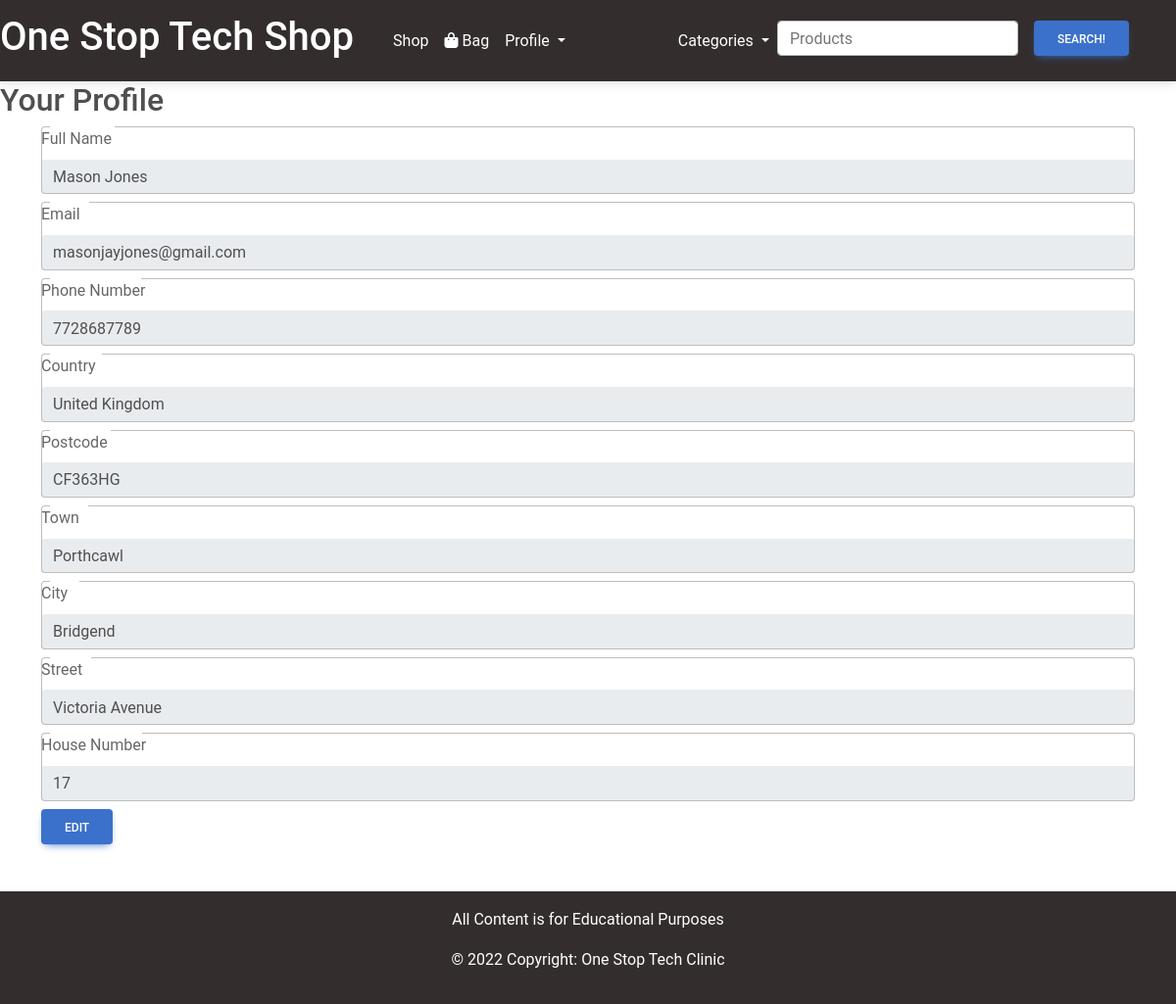
Screenshot of /userprofile/ (signed in) with the database file from the repository.
### userprofile/models.py (models this page shows)
class userDetails(models.Model):
    user_id = models.ForeignKey(User,null=False,  on_delete=models.CASCADE)
    full_name = models.CharField(max_length=256, default="", blank=True)
    email = models.CharField(max_length=256, blank=True)
    postcode = models.CharField(max_length=7, default="", blank=True)
    house_number=models.IntegerField()
    phone_number=models.IntegerField()
    street_name=models.CharField(max_length=256,default="", blank=True)
    city=models.CharField(max_length=256, default="", blank=True)
    country=models.CharField(max_length=256,default="",blank=True)
    town=models.CharField(max_length=256, default="",blank=True)

### userprofile/views.py (the view, shortened to what this page needs)
# urls.py: path('', views.profile, name='profile'),
@login_required
def profile(request):
    logged_in_user = request.user.id
    userObj = get_object_or_404(User, pk=logged_in_user)
    userdetails = get_object_or_404(userDetails, user_id=userObj.id)
    if userdetails.email == "":
        email = userObj.email
    else:
        email = userdetails.email
    context={
        'userdetails':userdetails,
        'email':email
    }
    print(userdetails.postcode)
    return render(request, 'profile.html',context)

### bag/contexts.py (called while the page is built, shortened)
def bag_contents(request):
    bag_items =[]
    total=0
    product_count=0
    bag=request.session.get('bag',{})
    delivery = 0
    context = {
        'bag_items': bag_items,
        'total': total,
        'product_count': product_count,
        'delivery': delivery,
    }
    return context

### userprofile/templates/profile.html (shortened to what this page needs)
{%extends 'base.html'%}
{% load static %}
{% block content%}
<h2>Your Profile</h2>
<div class="container mb-5">
    <form action="{% url 'profile' %}" method="POST">
        <div class="form-outline mt-2">
            <label for="full_name" class="form-label">Full Name</label>
            <input id="full_name" name="full_name" type="text" class="form-control profile-edit" value="{{userdetails.full_name}}" readonly>
        </div>
        <div class="form-outline mt-2">
            <label for="" class="form-label">Email</label>
            <input type="text" id="email" name="email" class="form-control profile-edit" value="{{email}}"  readonly>
        </div>
        <div class="form-outline mt-2">
            <label for="" class="form-label">Phone Number</label>
            <input type="number" id="phone_no" name="phone_no" class="form-control profile-edit" value="{{userdetails.phone_number}}" readonly>
        </div>
        <div class="form-outline mt-2">
            <label for="" class="form-label">Country</label>
            <input type="text" name="country" id="country" class="form-control profile-edit" value="{{userdetails.country}}" readonly>
        </div>
        <div class="form-outline mt-2">
            <label for="" class="form-label">Postcode</label>
            <input type="text" id="postcode" name="postcode" class="form-control profile-edit" value="{{userdetails.postcode}}" readonly>
        </div>
        <div class="form-outline mt-2">
            <label for="" class="form-label">Town</label>
            <input type="text" id="town" name="town" class="form-control profile-edit" value="{{userdetails.town}}" readonly>
        </div>
        <div class="form-outline mt-2">
            <label for="" class="form-label">City</label>
            <input type="text" id="city" name="city" class="form-control profile-edit" value="{{userdetails.city}}" readonly>
        </div>
        <div class="form-outline mt-2">
            <label for="" class="form-label">Street</label>
            <input type="text" id="street_name" name="street_name" class="form-control profile-edit" value="{{userdetails.street_name}}" readonly>
        </div>
        <div class="form-outline mt-2">
            <label for="" class="form-label">House Number</label>
            <input type="number" id="House_Number" name="house_number" class="form-control profile-edit" value="{{userdetails.house_number}}" readonly>
        </div>
        <button class="btn btn-primary mt-2" id="readonly_edit" name="edit">Edit</button>
    </form>
</div>
{% endblock %}

### templates/base.html (shortened to what this page needs)
{% load static %}
<!DOCTYPE html>
<html lang="en">
<head>
    <link rel="stylesheet" href="{% static 'css\style.css' %}">
    <link rel="stylesheet" href="{% static  'css\mdb.min.css' %}" />
</head>
<body>
    <header>
        <nav class="navbar navbar-expand-lg navbar-dark bg-dark sticky-top">
            <a class="navbar-brand text-white" href="{% url 'index' %}">
                <h1>One Stop Tech Shop</h1>
            </a>
            <div class="collapse navbar-collapse" id="navbarNavAltMarkup">
                <ul class="navbar-nav">
                    {% if request.user.is_staff %}
                        <li class="nav-item"><a href="{% url 'admin' %}" class="nav-link active text-white"></a></li>
                    {% endif %}
                    <li class="nav-item"><a class="nav-link active text-white" href="{%url 'products'%}">Shop</a></li>
                    <li class="nav-item"><a class="nav-link text-white" href="{% url 'bag' %}"><i class="fa fa-shopping-bag"
                            aria-hidden="true"></i>  Bag</a></li>
                    <li class="nav-item"><ul class="navbar-nav">
                        <a class="dropdown-toggle text-white nav-link" href="#" role="button" id="dropdownMenuLink"
                                data-mdb-toggle="dropdown" aria-expanded="false">
                                Profile
                    </a>
                    </li>
                </ul>
            </div>
            <ul class="navbar-nav">
                <li class="nav-item dropdown">
                    <a class="nav-link dropdown-toggle text-white" href="#" id="navbarDropdownMenuLink" role="button"
                        data-mdb-toggle="dropdown" aria-expanded="false">
                        Categories
                    </a>
                </li>
                <li class="nav-item me-5">
                    <div class="row g-3 align-items-center">
                        <div class="col-auto">
                            <input type="text" id="query" class="form-control" aria-describedby="Searchproducts"
                                placeholder="Products">
                        </div>
                        <div class="col-auto">
                            <span id="search" class="form-text">
                                <button id="querySubmit" type="submit" class="btn btn-primary">Search!</button>
                            </span>
                        </div>
                    </div>
                </li>
            </ul>
        </nav>
    </header>
    <main class="max-width">
        {% block content %}
        {% endblock %}
    </main>
    <footer class="text-center text-white bg-dark static-bottom">
        <div class="text-center text-white p-3">
            <p>All Content is for Educational Purposes</p>
            <p>© 2022 Copyright: One Stop Tech Clinic</p>
        </div>
    </footer>
</body>
</html>

### static/css/style.css (style rules this page uses)
body { text-align:center; display:grid; height: 100vh; }

### rows the page displays
userDetails: full_name "Mason Jones", email "masonjayjones@gmail.com", phone_no "7728687789", country "United Kingdom", postcode "CF363HG", town "Porthcawl", city "Bridgend", street_name "Victoria Avenue", house_number "17"
